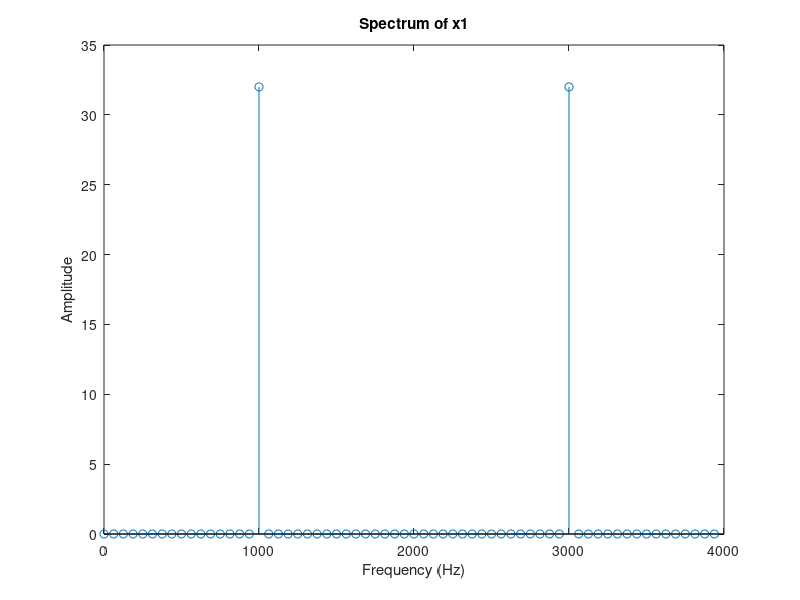
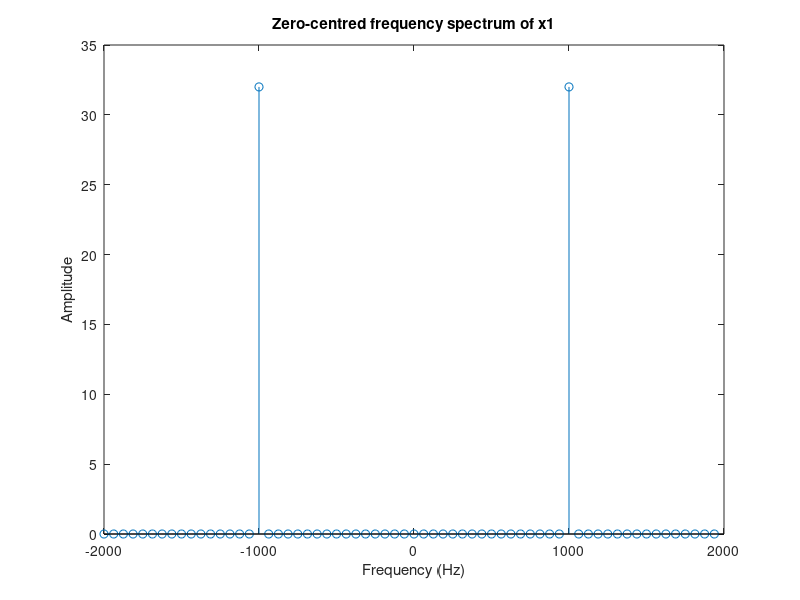

These charts were generated, in order, by the following MATLAB code:
% Ex 2 -- bandpass sampling
% reducing the sampling frequency

close all;
clear;

% 1) conjugate symmetry x(n) = x*(-n)

% DFT
f = 3000;
f_s = 4000;
N = 64;
T_s = 1/f_s;
t = 0:T_s:100*T_s;

% computing the original
x1 = sin(2 * pi * f * t); 
    
% plotting
figure;
fx = zeros(1, N);
fidx = (f_s/N) * linspace(0,N-1,N);
spectrum = fft(x1, N);
stem(fidx, abs(spectrum));
xlabel('Frequency (Hz)');
ylabel('Amplitude');
title('Spectrum of x1');

% using fftshift on the result
figure;
fidx = (f_s/N)*linspace(-N/2, N/2-1, N);
stem(fidx, abs(fftshift(spectrum)));
xlabel('Frequency (Hz)');
ylabel('Amplitude');
title('Zero-centred frequency spectrum of x1');